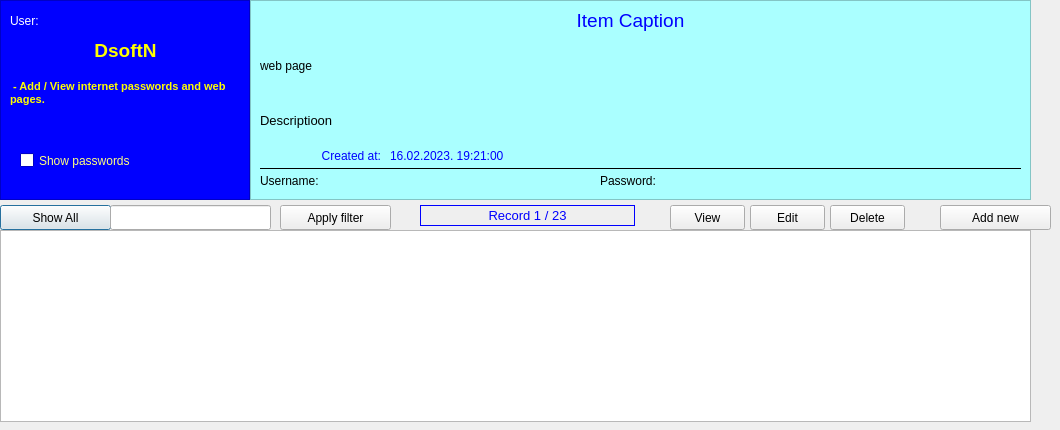
<?xml version="1.0" encoding="UTF-8"?>
<ui version="4.0">
 <class>Dialog</class>
 <widget class="QDialog" name="Dialog">
  <property name="geometry">
   <rect>
    <x>0</x>
    <y>0</y>
    <width>1060</width>
    <height>430</height>
   </rect>
  </property>
  <property name="windowTitle">
   <string>Dialog</string>
  </property>
  <widget class="QFrame" name="frm_info">
   <property name="geometry">
    <rect>
     <x>0</x>
     <y>0</y>
     <width>250</width>
     <height>200</height>
    </rect>
   </property>
   <property name="palette">
    <palette>
     <active>
      <colorrole role="Base">
       <brush brushstyle="SolidPattern">
        <color alpha="255">
         <red>255</red>
         <green>255</green>
         <blue>255</blue>
        </color>
       </brush>
      </colorrole>
      <colorrole role="Window">
       <brush brushstyle="SolidPattern">
        <color alpha="255">
         <red>0</red>
         <green>0</green>
         <blue>255</blue>
        </color>
       </brush>
      </colorrole>
     </active>
     <inactive>
      <colorrole role="Base">
       <brush brushstyle="SolidPattern">
        <color alpha="255">
         <red>255</red>
         <green>255</green>
         <blue>255</blue>
        </color>
       </brush>
      </colorrole>
      <colorrole role="Window">
       <brush brushstyle="SolidPattern">
        <color alpha="255">
         <red>0</red>
         <green>0</green>
         <blue>255</blue>
        </color>
       </brush>
      </colorrole>
     </inactive>
     <disabled>
      <colorrole role="Base">
       <brush brushstyle="SolidPattern">
        <color alpha="255">
         <red>0</red>
         <green>0</green>
         <blue>255</blue>
        </color>
       </brush>
      </colorrole>
      <colorrole role="Window">
       <brush brushstyle="SolidPattern">
        <color alpha="255">
         <red>0</red>
         <green>0</green>
         <blue>255</blue>
        </color>
       </brush>
      </colorrole>
     </disabled>
    </palette>
   </property>
   <property name="autoFillBackground">
    <bool>true</bool>
   </property>
   <property name="frameShape">
    <enum>QFrame::StyledPanel</enum>
   </property>
   <property name="frameShadow">
    <enum>QFrame::Raised</enum>
   </property>
   <widget class="QLabel" name="lbl_info_user_caption">
    <property name="geometry">
     <rect>
      <x>10</x>
      <y>10</y>
      <width>201</width>
      <height>21</height>
     </rect>
    </property>
    <property name="palette">
     <palette>
      <active>
       <colorrole role="WindowText">
        <brush brushstyle="SolidPattern">
         <color alpha="255">
          <red>255</red>
          <green>255</green>
          <blue>255</blue>
         </color>
        </brush>
       </colorrole>
      </active>
      <inactive>
       <colorrole role="WindowText">
        <brush brushstyle="SolidPattern">
         <color alpha="255">
          <red>255</red>
          <green>255</green>
          <blue>255</blue>
         </color>
        </brush>
       </colorrole>
      </inactive>
      <disabled>
       <colorrole role="WindowText">
        <brush brushstyle="SolidPattern">
         <color alpha="255">
          <red>120</red>
          <green>120</green>
          <blue>120</blue>
         </color>
        </brush>
       </colorrole>
      </disabled>
     </palette>
    </property>
    <property name="text">
     <string>User:</string>
    </property>
   </widget>
   <widget class="QLabel" name="lbl_info_user_name">
    <property name="geometry">
     <rect>
      <x>10</x>
      <y>40</y>
      <width>231</width>
      <height>21</height>
     </rect>
    </property>
    <property name="palette">
     <palette>
      <active>
       <colorrole role="WindowText">
        <brush brushstyle="SolidPattern">
         <color alpha="255">
          <red>255</red>
          <green>255</green>
          <blue>0</blue>
         </color>
        </brush>
       </colorrole>
      </active>
      <inactive>
       <colorrole role="WindowText">
        <brush brushstyle="SolidPattern">
         <color alpha="255">
          <red>255</red>
          <green>255</green>
          <blue>0</blue>
         </color>
        </brush>
       </colorrole>
      </inactive>
      <disabled>
       <colorrole role="WindowText">
        <brush brushstyle="SolidPattern">
         <color alpha="255">
          <red>120</red>
          <green>120</green>
          <blue>120</blue>
         </color>
        </brush>
       </colorrole>
      </disabled>
     </palette>
    </property>
    <property name="font">
     <font>
      <pointsize>14</pointsize>
      <weight>75</weight>
      <bold>true</bold>
     </font>
    </property>
    <property name="text">
     <string>DsoftN</string>
    </property>
    <property name="alignment">
     <set>Qt::AlignCenter</set>
    </property>
   </widget>
   <widget class="QLabel" name="lbl_info_description">
    <property name="geometry">
     <rect>
      <x>10</x>
      <y>80</y>
      <width>231</width>
      <height>61</height>
     </rect>
    </property>
    <property name="palette">
     <palette>
      <active>
       <colorrole role="WindowText">
        <brush brushstyle="SolidPattern">
         <color alpha="255">
          <red>255</red>
          <green>255</green>
          <blue>0</blue>
         </color>
        </brush>
       </colorrole>
      </active>
      <inactive>
       <colorrole role="WindowText">
        <brush brushstyle="SolidPattern">
         <color alpha="255">
          <red>255</red>
          <green>255</green>
          <blue>0</blue>
         </color>
        </brush>
       </colorrole>
      </inactive>
      <disabled>
       <colorrole role="WindowText">
        <brush brushstyle="SolidPattern">
         <color alpha="255">
          <red>120</red>
          <green>120</green>
          <blue>120</blue>
         </color>
        </brush>
       </colorrole>
      </disabled>
     </palette>
    </property>
    <property name="font">
     <font>
      <pointsize>8</pointsize>
      <weight>75</weight>
      <bold>true</bold>
     </font>
    </property>
    <property name="text">
     <string> - Add / View internet passwords and web pages.</string>
    </property>
    <property name="alignment">
     <set>Qt::AlignLeading|Qt::AlignLeft|Qt::AlignTop</set>
    </property>
    <property name="wordWrap">
     <bool>true</bool>
    </property>
   </widget>
   <widget class="QCheckBox" name="chk_show_password">
    <property name="geometry">
     <rect>
      <x>20</x>
      <y>150</y>
      <width>221</width>
      <height>21</height>
     </rect>
    </property>
    <property name="palette">
     <palette>
      <active>
       <colorrole role="WindowText">
        <brush brushstyle="SolidPattern">
         <color alpha="255">
          <red>255</red>
          <green>255</green>
          <blue>127</blue>
         </color>
        </brush>
       </colorrole>
      </active>
      <inactive>
       <colorrole role="WindowText">
        <brush brushstyle="SolidPattern">
         <color alpha="255">
          <red>255</red>
          <green>255</green>
          <blue>127</blue>
         </color>
        </brush>
       </colorrole>
      </inactive>
      <disabled>
       <colorrole role="WindowText">
        <brush brushstyle="SolidPattern">
         <color alpha="255">
          <red>120</red>
          <green>120</green>
          <blue>120</blue>
         </color>
        </brush>
       </colorrole>
      </disabled>
     </palette>
    </property>
    <property name="text">
     <string>Show passwords</string>
    </property>
   </widget>
  </widget>
  <widget class="QFrame" name="frm_options">
   <property name="geometry">
    <rect>
     <x>250</x>
     <y>0</y>
     <width>781</width>
     <height>200</height>
    </rect>
   </property>
   <property name="palette">
    <palette>
     <active>
      <colorrole role="Base">
       <brush brushstyle="SolidPattern">
        <color alpha="255">
         <red>255</red>
         <green>255</green>
         <blue>255</blue>
        </color>
       </brush>
      </colorrole>
      <colorrole role="Window">
       <brush brushstyle="SolidPattern">
        <color alpha="255">
         <red>170</red>
         <green>255</green>
         <blue>255</blue>
        </color>
       </brush>
      </colorrole>
     </active>
     <inactive>
      <colorrole role="Base">
       <brush brushstyle="SolidPattern">
        <color alpha="255">
         <red>255</red>
         <green>255</green>
         <blue>255</blue>
        </color>
       </brush>
      </colorrole>
      <colorrole role="Window">
       <brush brushstyle="SolidPattern">
        <color alpha="255">
         <red>170</red>
         <green>255</green>
         <blue>255</blue>
        </color>
       </brush>
      </colorrole>
     </inactive>
     <disabled>
      <colorrole role="Base">
       <brush brushstyle="SolidPattern">
        <color alpha="255">
         <red>170</red>
         <green>255</green>
         <blue>255</blue>
        </color>
       </brush>
      </colorrole>
      <colorrole role="Window">
       <brush brushstyle="SolidPattern">
        <color alpha="255">
         <red>170</red>
         <green>255</green>
         <blue>255</blue>
        </color>
       </brush>
      </colorrole>
     </disabled>
    </palette>
   </property>
   <property name="autoFillBackground">
    <bool>true</bool>
   </property>
   <property name="frameShape">
    <enum>QFrame::StyledPanel</enum>
   </property>
   <property name="frameShadow">
    <enum>QFrame::Raised</enum>
   </property>
   <widget class="QLabel" name="lbl_item_caption">
    <property name="geometry">
     <rect>
      <x>0</x>
      <y>0</y>
      <width>761</width>
      <height>41</height>
     </rect>
    </property>
    <property name="palette">
     <palette>
      <active>
       <colorrole role="WindowText">
        <brush brushstyle="SolidPattern">
         <color alpha="255">
          <red>0</red>
          <green>0</green>
          <blue>255</blue>
         </color>
        </brush>
       </colorrole>
      </active>
      <inactive>
       <colorrole role="WindowText">
        <brush brushstyle="SolidPattern">
         <color alpha="255">
          <red>0</red>
          <green>0</green>
          <blue>255</blue>
         </color>
        </brush>
       </colorrole>
      </inactive>
      <disabled>
       <colorrole role="WindowText">
        <brush brushstyle="SolidPattern">
         <color alpha="255">
          <red>120</red>
          <green>120</green>
          <blue>120</blue>
         </color>
        </brush>
       </colorrole>
      </disabled>
     </palette>
    </property>
    <property name="font">
     <font>
      <pointsize>14</pointsize>
     </font>
    </property>
    <property name="text">
     <string>Item Caption</string>
    </property>
    <property name="alignment">
     <set>Qt::AlignCenter</set>
    </property>
   </widget>
   <widget class="QLabel" name="lbl_item_web_page">
    <property name="geometry">
     <rect>
      <x>10</x>
      <y>50</y>
      <width>581</width>
      <height>31</height>
     </rect>
    </property>
    <property name="text">
     <string>web page</string>
    </property>
    <property name="wordWrap">
     <bool>true</bool>
    </property>
   </widget>
   <widget class="QLabel" name="lbl_item_description">
    <property name="geometry">
     <rect>
      <x>10</x>
      <y>100</y>
      <width>581</width>
      <height>41</height>
     </rect>
    </property>
    <property name="font">
     <font>
      <pointsize>10</pointsize>
     </font>
    </property>
    <property name="text">
     <string>Descriptioon</string>
    </property>
    <property name="wordWrap">
     <bool>true</bool>
    </property>
   </widget>
   <widget class="QLabel" name="lbl_username">
    <property name="geometry">
     <rect>
      <x>10</x>
      <y>170</y>
      <width>311</width>
      <height>21</height>
     </rect>
    </property>
    <property name="text">
     <string>Username:</string>
    </property>
   </widget>
   <widget class="QLabel" name="lbl_password">
    <property name="geometry">
     <rect>
      <x>350</x>
      <y>170</y>
      <width>311</width>
      <height>21</height>
     </rect>
    </property>
    <property name="text">
     <string>Password:</string>
    </property>
   </widget>
   <widget class="Line" name="line">
    <property name="geometry">
     <rect>
      <x>10</x>
      <y>160</y>
      <width>761</width>
      <height>16</height>
     </rect>
    </property>
    <property name="frameShadow">
     <enum>QFrame::Plain</enum>
    </property>
    <property name="orientation">
     <enum>Qt::Horizontal</enum>
    </property>
   </widget>
   <widget class="QLabel" name="lbl_created">
    <property name="geometry">
     <rect>
      <x>10</x>
      <y>145</y>
      <width>121</width>
      <height>21</height>
     </rect>
    </property>
    <property name="palette">
     <palette>
      <active>
       <colorrole role="WindowText">
        <brush brushstyle="SolidPattern">
         <color alpha="255">
          <red>0</red>
          <green>0</green>
          <blue>255</blue>
         </color>
        </brush>
       </colorrole>
      </active>
      <inactive>
       <colorrole role="WindowText">
        <brush brushstyle="SolidPattern">
         <color alpha="255">
          <red>0</red>
          <green>0</green>
          <blue>255</blue>
         </color>
        </brush>
       </colorrole>
      </inactive>
      <disabled>
       <colorrole role="WindowText">
        <brush brushstyle="SolidPattern">
         <color alpha="255">
          <red>120</red>
          <green>120</green>
          <blue>120</blue>
         </color>
        </brush>
       </colorrole>
      </disabled>
     </palette>
    </property>
    <property name="text">
     <string>Created at:</string>
    </property>
    <property name="alignment">
     <set>Qt::AlignRight|Qt::AlignTrailing|Qt::AlignVCenter</set>
    </property>
   </widget>
   <widget class="QLabel" name="lbl_created_data">
    <property name="geometry">
     <rect>
      <x>140</x>
      <y>145</y>
      <width>311</width>
      <height>21</height>
     </rect>
    </property>
    <property name="palette">
     <palette>
      <active>
       <colorrole role="WindowText">
        <brush brushstyle="SolidPattern">
         <color alpha="255">
          <red>0</red>
          <green>0</green>
          <blue>255</blue>
         </color>
        </brush>
       </colorrole>
      </active>
      <inactive>
       <colorrole role="WindowText">
        <brush brushstyle="SolidPattern">
         <color alpha="255">
          <red>0</red>
          <green>0</green>
          <blue>255</blue>
         </color>
        </brush>
       </colorrole>
      </inactive>
      <disabled>
       <colorrole role="WindowText">
        <brush brushstyle="SolidPattern">
         <color alpha="255">
          <red>120</red>
          <green>120</green>
          <blue>120</blue>
         </color>
        </brush>
       </colorrole>
      </disabled>
     </palette>
    </property>
    <property name="text">
     <string>16.02.2023. 19:21:00</string>
    </property>
   </widget>
  </widget>
  <widget class="QTableWidget" name="tbl_data">
   <property name="geometry">
    <rect>
     <x>0</x>
     <y>230</y>
     <width>1031</width>
     <height>192</height>
    </rect>
   </property>
   <property name="selectionMode">
    <enum>QAbstractItemView::SingleSelection</enum>
   </property>
   <property name="sortingEnabled">
    <bool>true</bool>
   </property>
   <attribute name="verticalHeaderDefaultSectionSize">
    <number>25</number>
   </attribute>
   <attribute name="verticalHeaderMinimumSectionSize">
    <number>20</number>
   </attribute>
  </widget>
  <widget class="QPushButton" name="btn_show_all">
   <property name="geometry">
    <rect>
     <x>0</x>
     <y>205</y>
     <width>111</width>
     <height>25</height>
    </rect>
   </property>
   <property name="text">
    <string>Show All</string>
   </property>
   <property name="icon">
    <iconset>
     <normaloff>data/assets/reset_view.png</normaloff>data/assets/reset_view.png</iconset>
   </property>
  </widget>
  <widget class="QPushButton" name="btn_view">
   <property name="geometry">
    <rect>
     <x>670</x>
     <y>205</y>
     <width>75</width>
     <height>25</height>
    </rect>
   </property>
   <property name="text">
    <string>View</string>
   </property>
   <property name="icon">
    <iconset>
     <normaloff>data/assets/view.png</normaloff>data/assets/view.png</iconset>
   </property>
  </widget>
  <widget class="QPushButton" name="btn_edit">
   <property name="geometry">
    <rect>
     <x>750</x>
     <y>205</y>
     <width>75</width>
     <height>25</height>
    </rect>
   </property>
   <property name="text">
    <string>Edit</string>
   </property>
   <property name="icon">
    <iconset>
     <normaloff>data/assets/edit.png</normaloff>data/assets/edit.png</iconset>
   </property>
  </widget>
  <widget class="QPushButton" name="btn_delete">
   <property name="geometry">
    <rect>
     <x>830</x>
     <y>205</y>
     <width>75</width>
     <height>25</height>
    </rect>
   </property>
   <property name="text">
    <string>Delete</string>
   </property>
   <property name="icon">
    <iconset>
     <normaloff>data/assets/close.png</normaloff>data/assets/close.png</iconset>
   </property>
  </widget>
  <widget class="QPushButton" name="btn_add_new">
   <property name="geometry">
    <rect>
     <x>940</x>
     <y>205</y>
     <width>111</width>
     <height>25</height>
    </rect>
   </property>
   <property name="text">
    <string>Add new</string>
   </property>
   <property name="icon">
    <iconset>
     <normaloff>data/assets/new1.png</normaloff>data/assets/new1.png</iconset>
   </property>
  </widget>
  <widget class="QLabel" name="lbl_records">
   <property name="geometry">
    <rect>
     <x>420</x>
     <y>205</y>
     <width>215</width>
     <height>21</height>
    </rect>
   </property>
   <property name="palette">
    <palette>
     <active>
      <colorrole role="WindowText">
       <brush brushstyle="SolidPattern">
        <color alpha="255">
         <red>0</red>
         <green>0</green>
         <blue>255</blue>
        </color>
       </brush>
      </colorrole>
     </active>
     <inactive>
      <colorrole role="WindowText">
       <brush brushstyle="SolidPattern">
        <color alpha="255">
         <red>0</red>
         <green>0</green>
         <blue>255</blue>
        </color>
       </brush>
      </colorrole>
     </inactive>
     <disabled>
      <colorrole role="WindowText">
       <brush brushstyle="SolidPattern">
        <color alpha="255">
         <red>120</red>
         <green>120</green>
         <blue>120</blue>
        </color>
       </brush>
      </colorrole>
     </disabled>
    </palette>
   </property>
   <property name="font">
    <font>
     <pointsize>10</pointsize>
    </font>
   </property>
   <property name="frameShape">
    <enum>QFrame::Box</enum>
   </property>
   <property name="text">
    <string>Record 1 / 23</string>
   </property>
   <property name="alignment">
    <set>Qt::AlignCenter</set>
   </property>
  </widget>
  <widget class="QPushButton" name="btn_filter_apply">
   <property name="geometry">
    <rect>
     <x>280</x>
     <y>205</y>
     <width>111</width>
     <height>25</height>
    </rect>
   </property>
   <property name="text">
    <string>Apply filter</string>
   </property>
   <property name="icon">
    <iconset>
     <normaloff>data/assets/table_view.png</normaloff>data/assets/table_view.png</iconset>
   </property>
  </widget>
  <widget class="QLineEdit" name="txt_filter">
   <property name="geometry">
    <rect>
     <x>110</x>
     <y>205</y>
     <width>161</width>
     <height>25</height>
    </rect>
   </property>
  </widget>
 </widget>
 <resources/>
 <connections/>
</ui>
